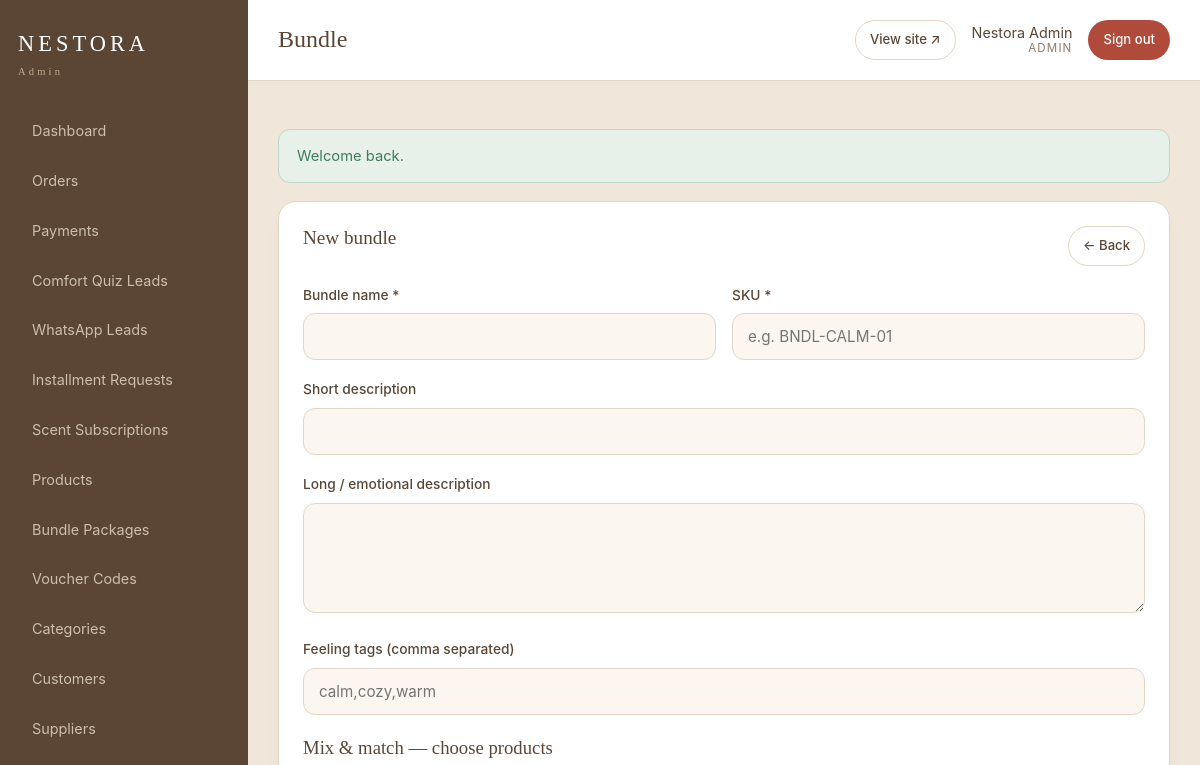
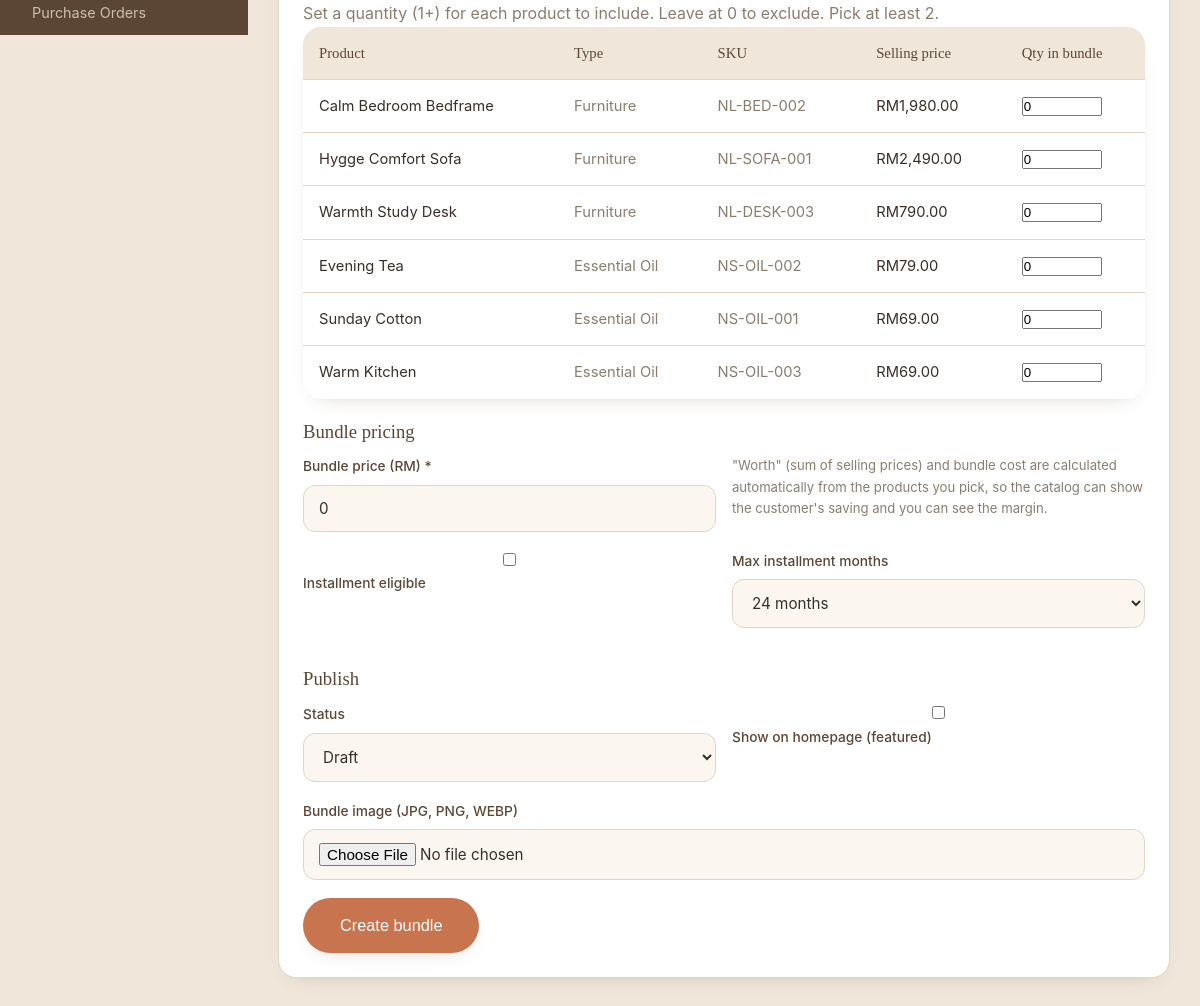
/admin/bundle_form.php (signed in), run on the app's committed database (2 pictures, top to bottom).
### tables this page shows
CREATE TABLE IF NOT EXISTS products (
    id                   INT UNSIGNED NOT NULL AUTO_INCREMENT,
    name                 VARCHAR(190)  NOT NULL,
    slug                 VARCHAR(210)  NOT NULL,
    sku                  VARCHAR(80)   NOT NULL,
    category_id          INT UNSIGNED  NULL,
    product_type         ENUM('furniture','essential_oil','diffuser','bundle') NOT NULL DEFAULT 'furniture',
    short_description    VARCHAR(500)  NULL,
    long_description     TEXT          NULL,
    feeling_tags         VARCHAR(255)  NULL,             
    scent_profile        VARCHAR(255)  NULL,             
    scent_mood           VARCHAR(180)  NULL,
    scent_notes          VARCHAR(255)  NULL,
    best_room_usage      VARCHAR(180)  NULL,
    usage_instructions   TEXT          NULL,
    safety_disclaimer    TEXT          NULL,
    bottle_size          VARCHAR(80)   NULL,             
    material             VARCHAR(255)  NULL,             
    dimensions           VARCHAR(255)  NULL,             
    delivery_note        VARCHAR(255)  NULL,
    price                DECIMAL(10,2) NOT NULL DEFAULT 0.00,    
    base_price           DECIMAL(10,2) NULL,                      
    promo_price          DECIMAL(10,2) NULL,
    installment_eligible TINYINT(1)    NOT NULL DEFAULT 0,
    max_installment_months ENUM('6','12','24') NOT NULL DEFAULT '24',
    supplier_cost        DECIMAL(10,2) NULL,             
    cost_price           DECIMAL(10,2) NULL,             
    supplier_id          INT UNSIGNED  NULL,
    stock_status         ENUM('available','preorder','checking','unavailable') NOT NULL DEFAULT 'available',
    track_inventory      TINYINT(1)    NOT NULL DEFAULT 0,
    stock_quantity       INT           NOT NULL DEFAULT 0,
    low_stock_threshold  INT           NOT NULL DEFAULT 0,
    is_featured          TINYINT(1)    NOT NULL DEFAULT 0,
    status               ENUM('draft','active','hidden') NOT NULL DEFAULT 'draft',
    created_at           DATETIME      NOT NULL DEFAULT CURRENT_TIMESTAMP,
    updated_at           DATETIME      NOT NULL DEFAULT CURRENT_TIMESTAMP ON UPDATE CURRENT_TIMESTAMP,
    PRIMARY KEY (id),
    UNIQUE KEY uq_product_slug (slug),
    UNIQUE KEY uq_product_sku (sku),
    KEY idx_product_type (product_type),
    KEY idx_product_status (status),
    KEY idx_product_category (category_id),
    CONSTRAINT fk_product_category FOREIGN KEY (category_id) REFERENCES categories(id) ON DELETE SET NULL,
    CONSTRAINT fk_product_supplier FOREIGN KEY (supplier_id) REFERENCES suppliers(id) ON DELETE SET NULL
);

### inc/functions.php (called while the page is built, shortened)
<?php
function e(?string $value): string
{
    return htmlspecialchars((string) $value, ENT_QUOTES | ENT_SUBSTITUTE, 'UTF-8');
}
function base_url(string $path = ''): string
{
    return BASE_URL . $path;
}
function money(float $amount): string
{
    return 'RM' . number_format($amount, 2);
}
function effective_price(array $product): float
{
    $price = (float) $product['price'];
    if (isset($product['promo_price']) && $product['promo_price'] !== null
        && (float) $product['promo_price'] > 0
        && (float) $product['promo_price'] < $price) {
        return (float) $product['promo_price'];
    }
    return $price;
}
function label(string $value): string
{
    return ucwords(str_replace('_', ' ', $value));
}

### admin/bundle_form.php (the view, shortened to what this page needs)
<?php
$pdo = db();
$bundle = null;
$candidates = $pdo->query(
    "SELECT id, name, sku, product_type, price, promo_price, cost_price, status
     FROM products
     WHERE product_type <> 'bundle'
     ORDER BY product_type, name"
)->fetchAll();
$selected = [];
$v = function (string $key, $default = '') use ($bundle) {
    if ($_SERVER['REQUEST_METHOD'] === 'POST') { return input($key, $default); }
    return $bundle[$key] ?? $default;
};
require_once __DIR__ . '/../inc/admin_layout.php';
?>
<div class="panel" style="max-width:980px">
    <div class="panel-head">
        <h2><?= $bundle ? 'Edit bundle' : 'New bundle' ?></h2>
        <a class="btn btn-soft btn-sm" href="<?= base_url('/admin/bundles.php') ?>">&larr; Back</a>
    </div>
    <form method="post" enctype="multipart/form-data">
        <div class="form-row">
            <div class="field"><label>Bundle name *</label><input type="text" name="name" value="<?= e((string)$v('name')) ?>" required></div>
            <div class="field"><label>SKU *</label><input type="text" name="sku" value="<?= e((string)$v('sku')) ?>" placeholder="e.g. BNDL-CALM-01" required></div>
        </div>
        <div class="field"><label>Short description</label><input type="text" name="short_description" value="<?= e((string)$v('short_description')) ?>"></div>
        <div class="field"><label>Long / emotional description</label><textarea name="long_description"><?= e((string)$v('long_description')) ?></textarea></div>
        <div class="field"><label>Feeling tags (comma separated)</label><input type="text" name="feeling_tags" value="<?= e((string)$v('feeling_tags')) ?>" placeholder="calm,cozy,warm"></div>
        <h3 style="margin:22px 0 12px">Mix &amp; match — choose products</h3>
        <p class="muted" style="margin-top:-6px">Set a quantity (1+) for each product to include. Leave at 0 to exclude. Pick at least 2.</p>
        <table class="table">
            <thead><tr><th>Product</th><th>Type</th><th>SKU</th><th>Selling price</th><th>Qty in bundle</th></tr></thead>
            <tbody>
            <?php foreach ($candidates as $c):
                $cur = $selected[(int)$c['id']] ?? 0; ?>
                <tr>
                    <td><?= e($c['name']) ?>
                    </td>
                    <td class="muted"><?= e(label($c['product_type'])) ?></td>
                    <td class="muted"><?= e($c['sku']) ?></td>
                    <td><?= money(effective_price($c)) ?></td>
                    <td><input type="number" name="qty[<?= (int)$c['id'] ?>]" value="<?= (int)$cur ?>" min="0" max="99" style="width:80px"></td>
                </tr>
            <?php endforeach; ?>
            </tbody>
        </table>
        <h3 style="margin:22px 0 12px">Bundle pricing</h3>
        <div class="form-row">
            <div class="field"><label>Bundle price (RM) *</label><input type="number" step="0.01" name="price" value="<?= e((string)$v('price','0')) ?>" required></div>
            <div class="field">
                <p class="muted" style="font-size:.82rem;margin:0">
                    "Worth" (sum of selling prices) and bundle cost are calculated
                    automatically from the products you pick, so the catalog can show
                    the customer's saving and you can see the margin.
                </p>
            </div>
        </div>
        <div class="form-row">
            <div class="field">
                <label><input type="checkbox" name="installment_eligible" value="1" <?= $v('installment_eligible')?'checked':'' ?>> Installment eligible</label>
            </div>
            <div class="field">
                <label>Max installment months</label>
                <select name="max_installment_months">
                    <?php foreach (['6','12','24'] as $m): ?>
                        <option value="<?= $m ?>" <?= (string)$v('max_installment_months','24')===$m?'selected':'' ?>><?= $m ?> months</option>
                    <?php endforeach; ?>
                </select>
            </div>
        </div>
        <h3 style="margin:22px 0 12px">Publish</h3>
        <div class="form-row">
            <div class="field">
                <label>Status</label>
                <select name="status">
                    <?php foreach (['draft','active','hidden'] as $st): ?>
                        <option value="<?= $st ?>" <?= $v('status','draft')===$st?'selected':'' ?>><?= e(label($st)) ?></option>
                    <?php endforeach; ?>
                </select>
            </div>
            <div class="field"><label><input type="checkbox" name="is_featured" value="1" <?= $v('is_featured')?'checked':'' ?>> Show on homepage (featured)</label></div>
        </div>
        <div class="field"><label>Bundle image (JPG, PNG, WEBP)</label><input type="file" name="image" accept="image/jpeg,image/png,image/webp"></div>
        <button class="btn btn-primary btn-lg" type="submit"><?= $bundle ? 'Save bundle' : 'Create bundle' ?></button>
    </form>
</div>

### assets/css/style.css (style rules this page uses)
:root { --cream:#fbf6ef; --oat:#f0e7da; --beige:#e7d8c4; --terracotta:#c8744f; --terracotta-dark:#a85a3a; --brown:#5b4636; --olive-grey:#7c7a6c; --ink:#3a2f26; --muted:#8a7d6e; --line:#e3d6c4; --white:#ffffff; --ok:#3f7d5a; --warn:#b8862b; --err:#b04a3a; --radius:18px; --radius-lg:28px; --shadow:0 18px 40px -22px rgba(91,70,54,.45); --shadow-sm:0 8px 22px -16px rgba(91,70,54,.45); --font-serif:'Fraunces',Georgia,serif; --font-sans:'Inter',system-ui,-apple-system,sans-serif; }
* { box-sizing:border-box;margin:0;padding:0 }
html { scroll-behavior:smooth }
body { font-family:var(--font-sans); color:var(--ink); background:var(--cream); line-height:1.65; -webkit-font-smoothing:antialiased; }
a { color:inherit;text-decoration:none }
h1,h2,h3,h4 { font-family:var(--font-serif);font-weight:500;line-height:1.2;color:var(--brown) }
.btn { display:inline-block;padding:14px 28px;border-radius:999px; font-weight:500;font-size:.95rem;cursor:pointer;border:1px solid transparent; transition:transform .18s ease, box-shadow .18s ease, background .18s ease; }
.btn-primary { background:var(--terracotta);color:#fff;box-shadow:var(--shadow-sm) }
.btn-soft { background:var(--white);color:var(--brown);border-color:var(--line) }
.btn-lg { padding:17px 36px;font-size:1.02rem }
.field { margin-bottom:18px }
.field label { display:block;font-size:.86rem;font-weight:500;margin-bottom:7px;color:var(--brown) }
.field input,.field select,.field textarea { width:100%;padding:13px 15px;border:1px solid var(--line);border-radius:12px; font-family:inherit;font-size:.95rem;background:var(--cream);color:var(--ink); }
.field textarea { min-height:110px;resize:vertical }
.form-row { display:grid;grid-template-columns:1fr 1fr;gap:16px }
.table { width:100%;border-collapse:collapse;background:#fff;border-radius:var(--radius);overflow:hidden;box-shadow:var(--shadow-sm) }
.table th,.table td { padding:14px 16px;text-align:left;border-bottom:1px solid var(--line);font-size:.92rem }
.table th { background:var(--oat);font-family:var(--font-serif);font-weight:500;color:var(--brown) }
.table tr:last-child td { border-bottom:none }
.admin-body { background:var(--oat) }
.panel { background:#fff;border:1px solid var(--line);border-radius:var(--radius);padding:24px;box-shadow:var(--shadow-sm);margin-bottom:24px }
.panel h2 { font-size:1.2rem;margin-bottom:16px }
.panel-head { display:flex;justify-content:space-between;align-items:center;margin-bottom:18px;flex-wrap:wrap;gap:12px }
.btn-sm { padding:8px 14px;font-size:.82rem }
.muted { color:var(--muted) }

### data on the page
products: name "Calm Bedroom Bedframe", product_type "Furniture", sku "NL-BED-002", price "RM1,980.00", id "0"
products: name "Hygge Comfort Sofa", product_type "Furniture", sku "NL-SOFA-001", promo_price "RM2,490.00", id "0"
products: name "Warmth Study Desk", product_type "Furniture", sku "NL-DESK-003", promo_price "RM790.00", id "0"
products: name "Evening Tea", product_type "Essential Oil", sku "NS-OIL-002", price "RM79.00", id "0"
products: name "Sunday Cotton", product_type "Essential Oil", sku "NS-OIL-001", promo_price "RM69.00", id "0"
products: name "Warm Kitchen", product_type "Essential Oil", sku "NS-OIL-003", promo_price "RM69.00", id "0"

### other printed values
$title "Dashboard"
$title "Orders"
$title "Payments"
$title "Comfort Quiz Leads"
$title "WhatsApp Leads"
$title "Installment Requests"
$title "Scent Subscriptions"
$title "Products"
$title "Bundle Packages"
$title "Voucher Codes"
$title "Categories"
$title "Customers"
$title "Suppliers"
$title "Purchase Orders"
$pageTitle "Bundle"
